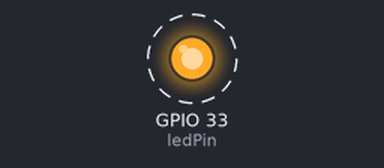
Bench run of a sketch on a simulated ESP32. Parts: output pins drawn as LEDs (lit = HIGH). Dashed ring = blinking. Pins used as bus, display or sensor lines are not drawn; what the sketch prints to the serial monitor is not drawn.

Above: at 1.6 s.
Timing chart, 0 to 4.0 s (numbered marks = the images above):
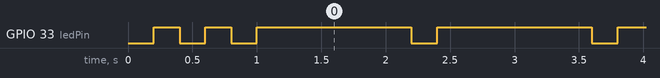

Measured:
- by itself, GPIO 33 (ledPin): goes LOW 0.20 s, HIGH 0.20 s, 92 × (LOW 0.20 s, HIGH 1.2 s), LOW 0.20 s, then HIGH

The sketch:

spi.ino
```cpp
#include <SPI.h>

// Define custom SPI pins (HSPI bus for ESP32-CAM)
#define SCK_PIN   14  // HSPI SCK
//#define MISO_PIN  12  // HSPI MISO (unused in this example)
#define MOSI_PIN  13  // HSPI MOSI
#define CS_PIN    15  // Chip Select (Slave Select) Hardware NSS (GPIO15)

const int ledPin = 33;

// Initialize the HSPI bus with custom pins
SPIClass hspi(HSPI);

void setup() {
  Serial.begin(115200);
  Serial.println("ESP32-CAM SPI Master Initializing...");

  // Configure SPI pins
  hspi.begin(SCK_PIN, -1, MOSI_PIN, -1); // -1 = no hardware CS pin and no MISO
  pinMode(CS_PIN, OUTPUT);
  digitalWrite(CS_PIN, HIGH); // Deselect slave initially

  pinMode(ledPin, OUTPUT);
  blinkLED(2, 200);
}

void sendString(const char *str) {
  // Calculate string length (including null terminator)
  size_t len = strlen(str) + 1;

  // Send the string bytes over SPI
  hspi.beginTransaction(SPISettings(1000000, MSBFIRST, SPI_MODE0));
  digitalWrite(CS_PIN, LOW);

  for (size_t i = 0; i < len; i++) {
    hspi.transfer(str[i]); // Send each character
  }

  digitalWrite(CS_PIN, HIGH); // Deselect slave
  hspi.endTransaction();

  blinkLED(1, 200);
}

void loop() {
 const char *message = "hello spi"; // String to send
  sendString(message);

  delay(1000); // Wait 1 second between transmissions
}

void blinkLED(int times, int duration) {
  while (times--) {
      digitalWrite(ledPin, LOW);
      delay(duration);
      digitalWrite(ledPin, HIGH);
      delay(duration);
  }
}
```
